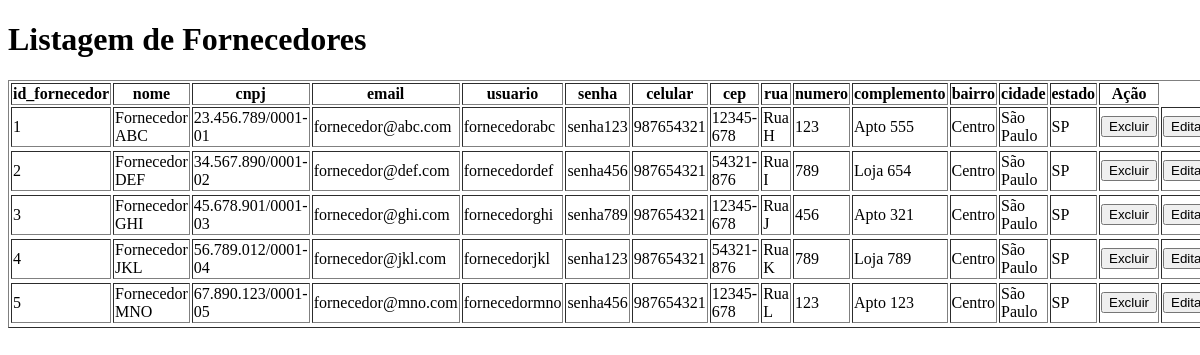
The app's page /View/Fornecedor/Lista.php, older data.
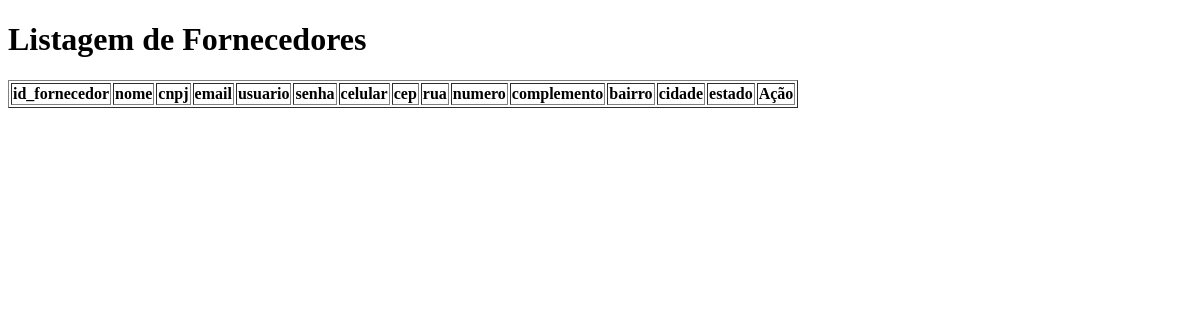
The same page, newer data.
### tables this page shows
CREATE TABLE fornecedor (
  id_fornecedor integer auto_increment primary key,
  nome varchar(400),
  cnpj varchar (100),
  email varchar(400),
  usuario varchar(400),
  senha varchar(400),
  celular varchar(400),
  cep varchar(400),
  rua varchar (255),
  numero integer,
  complemento varchar (200),
  bairro varchar (100),
  cidade varchar (100),
  estado varchar (2) 
);

### DataBase/Conexao.php (called while the page is built)
<?php
class conexao
{
    private static $dsn = 'mysql:host=localhost;dbname=gico';
    private static $usuario = 'root';
    private static $senha = 'root';
    private static $conexao = null;
    public static function getConexao(): PDO
    {
        if (Conexao::$conexao == null) {
            try {
                conexao::$conexao = new PDO(conexao::$dsn, conexao::$usuario, conexao::$senha);
            } catch (PDOException $e) {
                echo $e->getMessage();
            }
        }
        return conexao::$conexao;
    }
    public static function getPreparedStatement($sql): PDOStatement
    {
        $pst = null;
        if (conexao::getConexao() != null) {
            try {
                $pst = conexao::$conexao->prepare($sql);
            } catch (PDOException $e) {
                echo $e->getMessage();
            }
        }
        return $pst;
    }
}
?>

### DataBase/DAOFornecedor.php (called while the page is built, shortened)
<?php
class DAOFornecedor
{
    public function listaTodos()
    {
        $pst = conexao::getPreparedStatement('select * from Fornecedor;');
        $pst->execute();
        $lista = $pst->fetchAll(PDO::FETCH_ASSOC);
        return $lista;
    }
}
?>

### View/Fornecedor/Lista.php (the view, shortened to what this page needs)
<!DOCTYPE html>
<html lang="en">
<head>
</head>
<body>
    <h1>Listagem de Fornecedores</h1>
    <table border="1">
        <tr>
            <th>id_fornecedor</th>
            <th>nome</th>
            <th>cnpj</th>
            <th>email</th>
            <th>usuario</th>
            <th>senha</th>
            <th>celular</th>
            <th>cep</th>
            <th>rua</th>
            <th>numero</th>
            <th>complemento</th>
            <th>bairro</th>
            <th>cidade</th>
            <th>estado</th>
            <th>Ação</th>
        </tr>
        <?php
        require_once BASE . '/Database/DAOFornecedor.php';
        require_once BASE . '/Database/Conexao.php';
        $daoFornecedor = new DAOFornecedor();
        $listaFornecedores = $daoFornecedor->listaTodos();
        foreach ($listaFornecedores as $fornecedor) {
            echo '<tr>';
            echo '<td>' . $fornecedor['id_fornecedor'] . '</td>';
            echo '<td>' . $fornecedor['nome'] . '</td>';
            echo '<td>' . $fornecedor['cnpj'] . '</td>';
            echo '<td>' . $fornecedor['email'] . '</td>';
            echo '<td>' . $fornecedor['usuario'] . '</td>';
            echo '<td>' . $fornecedor['senha'] . '</td>';
            echo '<td>' . $fornecedor['celular'] . '</td>';
            echo '<td>' . $fornecedor['cep'] . '</td>';
            echo '<td>' . $fornecedor['rua'] . '</td>';
            echo '<td>' . $fornecedor['numero'] . '</td>';
            echo '<td>' . $fornecedor['complemento'] . '</td>';
            echo '<td>' . $fornecedor['bairro'] . '</td>';
            echo '<td>' . $fornecedor['cidade'] . '</td>';
            echo '<td>' . $fornecedor['estado'] . '</td>';
            ?>
            <td>
                <form action="delete.php" method="post">
                    <button type="submit">Excluir</button>
                </form>
            </td>
            <td>
                <form action="FormAltera.php" method="post">
                    <button type="submit">Editar</button>
                </form>
            </td>
            <?php
            echo '<tr>';
        }
        ?>
    </table>
</body>
</html>

Row changes from the older to the newer data that the page shows:
removed fornecedor: id_fornecedor "1", nome "Fornecedor ABC", cnpj "23.456.789/0001-01", email "fornecedor@abc.com", usuario "fornecedorabc", senha "senha123", celular "987654321", cep "12345-678", rua "Rua H", numero "123", complemento "Apto 555", bairro "Centro", cidade "São Paulo", estado "SP"
removed fornecedor: id_fornecedor "2", nome "Fornecedor DEF", cnpj "34.567.890/0001-02", email "fornecedor@def.com", usuario "fornecedordef", senha "senha456", celular "987654321", cep "54321-876", rua "Rua I", numero "789", complemento "Loja 654", bairro "Centro", cidade "São Paulo", estado "SP"
removed fornecedor: id_fornecedor "3", nome "Fornecedor GHI", cnpj "45.678.901/0001-03", email "fornecedor@ghi.com", usuario "fornecedorghi", senha "senha789", celular "987654321", cep "12345-678", rua "Rua J", numero "456", complemento "Apto 321", bairro "Centro", cidade "São Paulo", estado "SP"
removed fornecedor: id_fornecedor "4", nome "Fornecedor JKL", cnpj "56.789.012/0001-04", email "fornecedor@jkl.com", usuario "fornecedorjkl", senha "senha123", celular "987654321", cep "54321-876", rua "Rua K", numero "789", complemento "Loja 789", bairro "Centro", cidade "São Paulo", estado "SP"
removed fornecedor: id_fornecedor "5", nome "Fornecedor MNO", cnpj "67.890.123/0001-05", email "fornecedor@mno.com", usuario "fornecedormno", senha "senha456", celular "987654321", cep "12345-678", rua "Rua L", numero "123", complemento "Apto 123", bairro "Centro", cidade "São Paulo", estado "SP"
